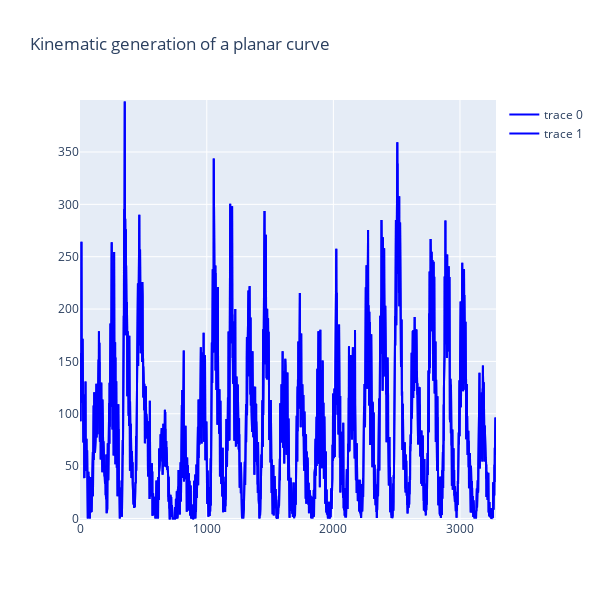

This figure's notebook cell:
### Code cell
# %%capture 
# delete or comment the above line (%%capture) to display output

data=[dict(x= x, 
           y= y, 
           mode='lines', 
           line=dict(width=2, color='blue')
          ),
      dict(x= x, 
           y= y, 
           mode='lines', 
           line=dict(width=2, color='blue')
          )
    ]

layout=dict(width=600, height=600,
            xaxis= dict(range= [xm, xM], autorange= False, zeroline=False),
            yaxis=dict(range= [ym, yM], autorange=False, zeroline=False),
            title= 'Kinematic generation of a planar curve', hovermode='closest')

frames=[dict( data=[dict(x= [xx[k]], 
                        y= [yy[k]], 
                        mode='markers', 
                        marker=dict(color='red', size=10)
                        )
                  ]) for k in range(N)]    
          
          
figure1=dict(data=data, layout=layout, frames=frames)          
iplot(figure1)

### Figure 1 — Plotly figure (JSON) as saved in the notebook; plotly's stock layout.template omitted (floating-point values rounded to 4 significant figures; data arrays with more than 128 entries replaced by an {"elided": "..."} marker saying what was removed)
{"data": [{"line": {"color": "blue", "width": 2}, "mode": "lines", "type": "scatter", "x": {"elided": "3284 int values"}, "y": {"elided": "3284 float values"}}, {"line": {"color": "blue", "width": 2}, "mode": "lines", "type": "scatter", "x": {"elided": "3284 int values"}, "y": {"elided": "3284 float values"}}], "layout": {"height": 600, "hovermode": "closest", "title": {"text": "Kinematic generation of a planar curve"}, "width": 600, "xaxis": {"autorange": false, "range": [-1.5, 3284.0], "zeroline": false}, "yaxis": {"autorange": false, "range": [-1.5, 399.7], "zeroline": false}}}
